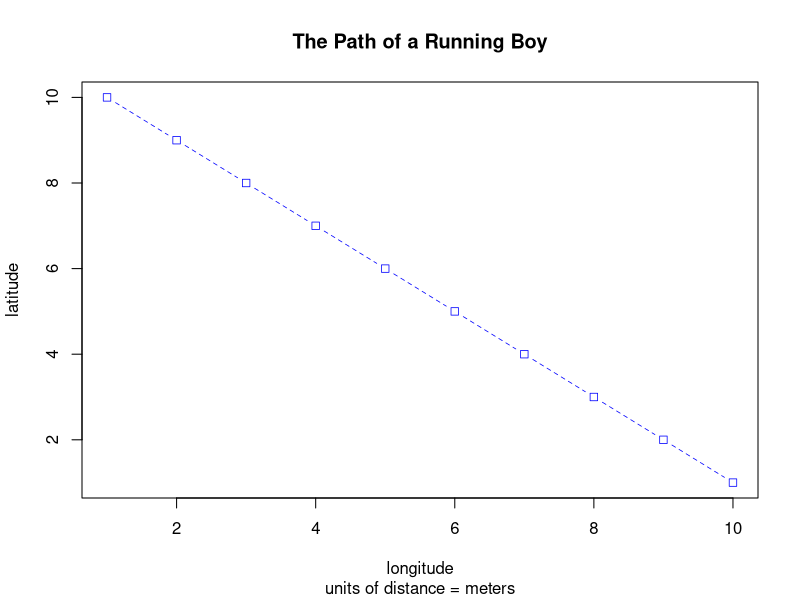
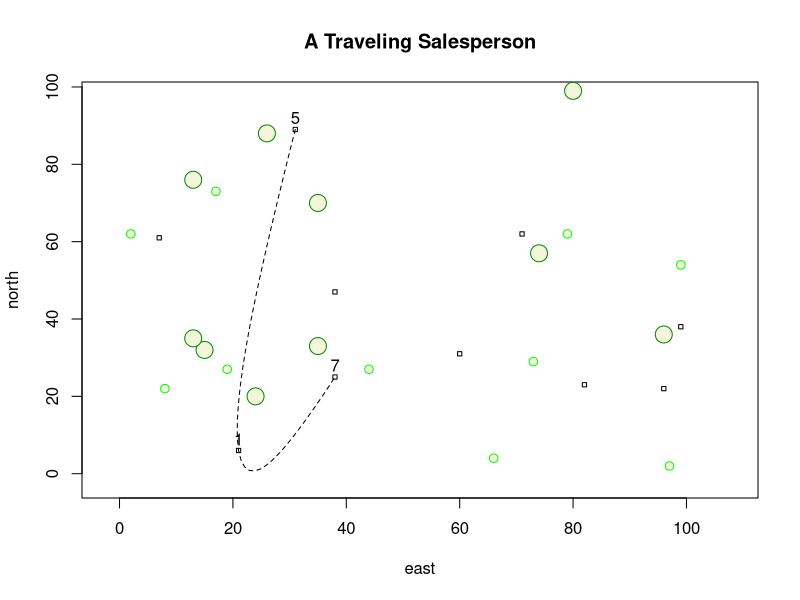
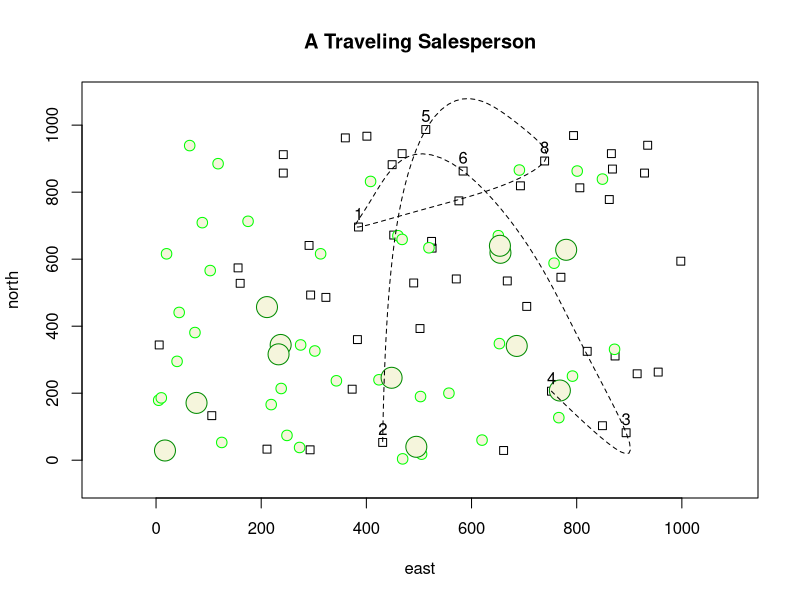

Write the R code that produced these figures, in order.
setwd("~/Desktop/data-science/data")

# A simple plot

x <- 1:10
y <- 10:1
plot(x, y, type = "b", main = "The Path of a Running Boy", 
     sub = "units of distance = meters", 
     xlab = "longitude", 
     ylab = "latitude",
     lty = 2,
     lwd = .75,
     col = "blue",
     pch = 0,
     cex = 1)

###############################################################################

# A more complicated plot using a Data Frame

# Initialize x & y
x <- 1:100
y <- 1:100

# Randomy select from x & y and replace result
east <- sample(x, size = 10, replace = TRUE)
north <- sample(y, size = 10, replace = TRUE)

# Repeat length of each square 0.75 ten times or once per square
symbols(east, north, squares = rep(.75,10), inches = FALSE)

# 10 small trees
symbols(sample(x, 10, replace = TRUE), 
        sample(y, 10, replace = TRUE), 
        circles = rep(.75,10), 
        inches = FALSE,
        fg = "green1",
        bg = "beige",
        add = TRUE)

# 10 large trees
symbols(sample(x, 10, replace = TRUE), 
        sample(y, 10, replace = TRUE), 
        circles = rep(1.5,10), 
        inches = FALSE,
        fg = "green4",
        bg = "beige",
        add = TRUE)

# Create a data frame
dwellings <- cbind.data.frame(id = 1:10, east, north)

# Sample 3 dwellings along our path
locs <- sample(1:10, 3, replace = FALSE)

# lines(x = dwellings[locs, 2], # Easterly coordinate
#       y = dwellings[locs, 3], # Northernly coordinate
#       lty = 2,
#       lwd = .75,
#       col = "blue")
# Annotate all houses
# text(x = dwellings$east,
#      y = dwellings$north+3,
#      labels = dwellings$id)

# Only annotate houses we visit
text(x = dwellings[locs, ]$east, 
     y = dwellings[locs, ]$north + 3,
     labels = dwellings[locs, ]$id)

# Make the walking path more realistic
xspline(x = dwellings[locs, 2], # Easterly coordinate
        y = dwellings[locs, 3], # Northernly coordinate
        shape = -1,
        lty = 2)

# Add a title to the plot
title(main="A Traveling Salesperson")

###############################################################################

# Challenge Question

# Create x & y and allow them to attain values between 1 & 1000
x <- 1:1000
y <- 1:1000

# Randomy select from x & y and replace result
east <- sample(x, size = 50, replace = TRUE)
north <- sample(y, size = 50, replace = TRUE)

# Repeat length of each square 15 fifty times or once per square
symbols(east, north, squares = rep(15,50), inches = FALSE)

# 40 small trees
symbols(sample(x, 40, replace = TRUE), 
        sample(y, 40, replace = TRUE), 
        circles = rep(10,40), 
        inches = FALSE,
        fg = "green1",
        bg = "beige",
        add = TRUE)

# 12 large trees
symbols(sample(x, 12, replace = TRUE),
        sample(y, 12, replace = TRUE),
        circles = rep(20,12),
        inches = FALSE,
        fg = "green4",
        bg = "beige",
        add = TRUE)

# Create a data frame
dwellings <- cbind.data.frame(id = 1:10, east, north)

# Sample 7 dwellings along our path
locs <- sample(1:10, 7, replace = FALSE)

# Only annotate houses we visit
text(x = dwellings[locs, ]$east, 
     y = dwellings[locs, ]$north + 40,
     labels = dwellings[locs, ]$id)

# Make the walking path more realistic
xspline(x = dwellings[locs, 2], # Easterly coordinate
        y = dwellings[locs, 3], # Northernly coordinate
        shape = -1,
        lty = 2)

# Add a title to the plot
title(main="A Traveling Salesperson")
